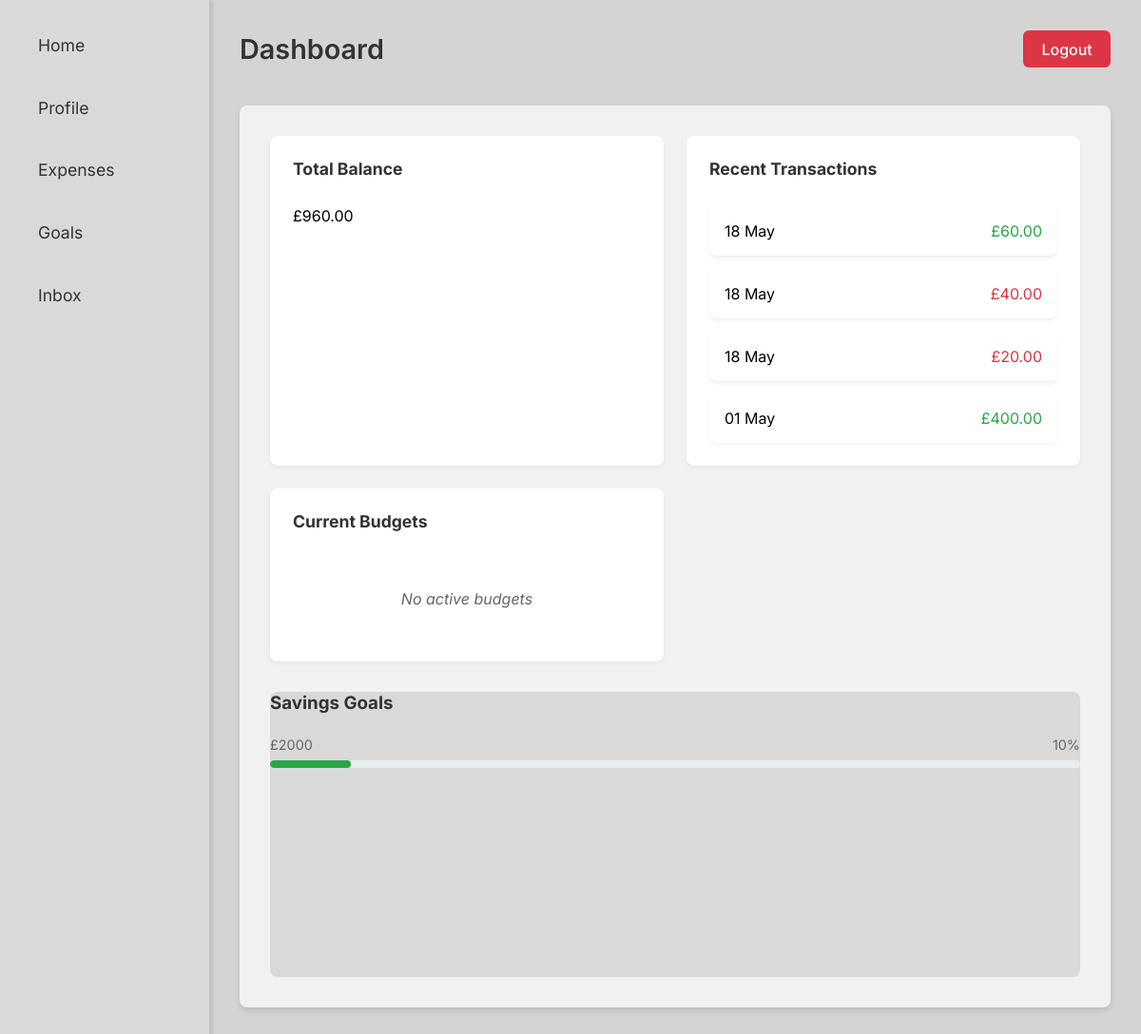
/dashboard.php (signed in), run on the app's committed database.
### tables this page shows
CREATE TABLE `transactions` (
  `transaction_id` int(11) NOT NULL,
  `account_id` int(11) NOT NULL,
  `amount` decimal(10,2) DEFAULT NULL,
  `category` varchar(50) DEFAULT NULL,
  `type` enum('income','expense') DEFAULT NULL,
  `date` date DEFAULT NULL,
  `note` text DEFAULT NULL
);

CREATE TABLE `goals` (
  `goal_id` int(11) NOT NULL,
  `user_id` int(11) NOT NULL,
  `goal_name` varchar(100) DEFAULT NULL,
  `target_amount` decimal(12,2) DEFAULT NULL,
  `saved_amount` decimal(12,2) DEFAULT 0.00,
  `deadline` date DEFAULT NULL
);

### dashboard.php (the view, shortened to what this page needs)
<?php
require_once 'config.php';
$user_id = $_SESSION['user_id'];
$total_balance = 0.00;
$balance_query = $conn->prepare("SELECT SUM(balance) AS total_balance FROM Accounts WHERE user_id = ?");
$balance_query->bind_param("i", $user_id);
$balance_query->execute();
$balance_result = $balance_query->get_result();
if ($balance_result->num_rows > 0) {
    $balance_data = $balance_result->fetch_assoc();
    $total_balance = $balance_data['total_balance'] ?? 0.00;
}
$transactions_query = $conn->prepare("SELECT t.*, a.account_name
                                    FROM Transactions t
                                    JOIN Accounts a ON t.account_id = a.account_id
                                    WHERE a.user_id = ?
                                    ORDER BY t.date DESC LIMIT 5");
$transactions_query->bind_param("i", $user_id);
$transactions_query->execute();
$transactions = $transactions_query->get_result();
$budgets_query = $conn->prepare("SELECT category, `limit` FROM Budgets
                               WHERE user_id = ? AND CURDATE() BETWEEN start_date AND end_date");
$budgets_query->bind_param("i", $user_id);
$budgets_query->execute();
$budgets = $budgets_query->get_result();
$goals_query = $conn->prepare("SELECT * FROM Goals WHERE user_id = ? ORDER BY deadline ASC");
$goals_query->bind_param("i", $user_id);
$goals_query->execute();
$goals = $goals_query->get_result();
?>
<!DOCTYPE html>
<html lang="en">
<head>
    <link rel="stylesheet" href="main.css">
</head>
<body>
    <div class="dashboard-grid">
        <nav class="sidebar">
            <div class="sidebar-inner">
                <a href="dashboard.php">Home</a>
                <a href="profile.php">Profile</a>
                <a href="expense_and_income.php">Expenses</a>
                <a href="goals.php">Goals</a>
                <a href="inbox.php">Inbox</a>
            </div>
        </nav>
        <main class="content-area">
            <div class="dashboard-header">
                <span class="dashboard-title">Dashboard</span>
                <a href="logout.php" class="logout-btn">Logout</a>
            </div>
            <div class="content-white">
                <div class="metrics-container">
                    <div class="metric-box">
                        <h3>Total Balance</h3>
                        <p>£<?= number_format($total_balance, 2) ?></p>
                    </div>
                    <div class="metric-box">
                        <h3>Recent Transactions</h3>
                        <?php if($transactions->num_rows > 0): ?>
                            <?php while($transaction = $transactions->fetch_assoc()): ?>
                            <div class="transaction-item">
                                <span><?= date('d M', strtotime($transaction['date'])) ?></span>
                                <span class="<?= $transaction['type'] ?>">
                                    £<?= number_format($transaction['amount'], 2) ?>
                                </span>
                            </div>
                            <?php endwhile; ?>
                        <?php else: ?>
                            <?= handleEmpty('No transactions found') ?>
                        <?php endif; ?>
                    </div>
                    <div class="metric-box">
                        <h3>Current Budgets</h3>
                        <?php if($budgets->num_rows > 0): ?>
                            <?php while($budget = $budgets->fetch_assoc()): ?>
                            <div class="budget-item">
                                <span><?= htmlspecialchars($budget['category']) ?></span>
                                <span>£<?= number_format($budget['limit'], 2) ?></span>
                            </div>
                            <?php endwhile; ?>
                        <?php else: ?>
                            <?= handleEmpty('No active budgets') ?>
                        <?php endif; ?>
                    </div>
                </div>
                <div class="content-gray-bar">
                    <h3>Savings Goals</h3>
                    <?php if($goals->num_rows > 0): ?>
                        <?php while($goal = $goals->fetch_assoc()):
                            $progress = ($goal['target_amount'] > 0)
                                      ? ($goal['saved_amount'] / $goal['target_amount']) * 100
                                      : 0;
                        ?>
                        <div class="goal-progress">
                            <div class="progress-label">
                                <?= htmlspecialchars($goal['goal_name']) ?>
                                <span><?= number_format($progress, 0) ?>%</span>
                            </div>
                            <div class="progress-bar">
                                <div class="progress-fill" style="width: <?= $progress ?>%"></div>
                            </div>
                        </div>
                        <?php endwhile; ?>
                    <?php else: ?>
                        <?= handleEmpty('No savings goals set') ?>
                    <?php endif; ?>
                </div>
            </div>
        </main>
    </div>
</body>
</html>

### main.css (style rules this page uses)
* { margin: 0; padding: 0; box-sizing: border-box; }
body { font-family: 'Inter', sans-serif; height: 100vh; overflow: hidden; }
.dashboard-grid { display: grid; grid-template-columns: 220px 1fr; grid-template-rows: 100vh; background: rgb(212, 212, 212); }
.sidebar { background: rgba(217,217,217,1); box-shadow: 4px 0 4px rgba(0, 0, 0, 0.1); padding: 1.5rem 0; }
.content-area { padding: 2rem; display: flex; flex-direction: column; gap: 1.5rem; overflow-y: auto; }
.dashboard-header { display: flex; justify-content: space-between; align-items: center; margin-bottom: 1rem; }
.dashboard-title { font-size: 1.8rem; font-weight: 600; color: #333; }
.content-white { background: #f1f1f1; border-radius: 8px; box-shadow: 0 4px 6px rgba(0, 0, 0, 0.1); padding: 2rem; flex: 1; display: flex; flex-direction: column; gap: 2rem; }
.metrics-container { display: grid; grid-template-columns: repeat(auto-fit, minmax(280px, 1fr)); gap: 1.5rem; }
.metric-box { background: white; padding: 1.5rem; border-radius: 8px; box-shadow: 0 2px 4px rgba(0,0,0,0.05); min-height: 120px; }
.content-gray-bar { background: #d9d9d9; border-radius: 8px; height: 300px; width: 100%; }
.sidebar-inner { display: flex; flex-direction: column; gap: 1.2rem; padding: 0 1.5rem; }
.sidebar a { color: #333; text-decoration: none; font-size: 1.1rem; padding: 0.8rem 1rem; border-radius: 6px; transition: all 0.2s ease; }
.logout-btn { background: #dc3545; color: white; padding: 0.6rem 1.2rem; border-radius: 6px; text-decoration: none; font-weight: 500; }
.metric-box { background: white; padding: 1.5rem; border-radius: 8px; box-shadow: 0 2px 4px rgba(0,0,0,0.05); min-height: 120px; display: flex; flex-direction: column; gap: 0.8rem; }
.metric-box h3 { margin-bottom: 1rem; color: #333; font-size: 1.1rem; }
.transaction-item { display: flex; justify-content: space-between; padding: 0.5rem 0; border-bottom: 1px solid #eee; }
.income { color: #28a745; }
.expense { color: #dc3545; }
.goal-progress { margin: 1rem 0; }
.progress-bar { height: 8px; background: #e9ecef; border-radius: 4px; overflow: hidden; }
.progress-fill { height: 100%; background: #28a745; transition: width 0.3s ease; }
.progress-label { display: flex; justify-content: space-between; margin-bottom: 0.5rem; font-size: 0.9rem; }
.content-gray-bar h3 { margin-bottom: 1.5rem; color: #333; }
.transaction-item:last-child, .budget-item:last-child { border-bottom: none; }
.transaction-item { padding: 1rem; background: white; border-radius: 8px; box-shadow: 0 2px 4px rgba(0,0,0,0.05); }
.progress-label { display: flex; justify-content: space-between; margin-bottom: 0.5rem; font-size: 0.9rem; color: #666; }
.progress-fill { background: #28a745; height: 8px; border-radius: 4px; transition: width 0.3s ease; }

### data on the page
transactions: date "18 May", amount "60.00"
transactions: date "18 May", amount "40.00"
transactions: date "18 May", amount "20.00"
transactions: date "01 May", amount "400.00"
goals: goal_name "£2000", progress "10"

### other printed values
$total_balance "960.00"
$message "No active budgets"
